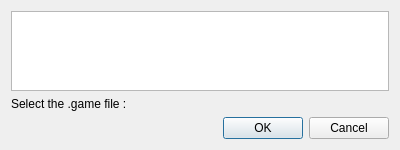
<?xml version="1.0" encoding="UTF-8"?>
<ui version="4.0">
 <class>game_loader</class>
 <widget class="QDialog" name="game_loader">
  <property name="geometry">
   <rect>
    <x>0</x>
    <y>0</y>
    <width>400</width>
    <height>150</height>
   </rect>
  </property>
  <property name="sizePolicy">
   <sizepolicy hsizetype="Fixed" vsizetype="Fixed">
    <horstretch>0</horstretch>
    <verstretch>0</verstretch>
   </sizepolicy>
  </property>
  <property name="windowTitle">
   <string>Dialog</string>
  </property>
  <property name="locale">
   <locale language="French" country="France"/>
  </property>
  <layout class="QVBoxLayout" name="verticalLayout">
   <item>
    <widget class="QListView" name="list_files"/>
   </item>
   <item>
    <widget class="QLabel" name="label">
     <property name="text">
      <string>Select the .game file :</string>
     </property>
    </widget>
   </item>
   <item>
    <widget class="QDialogButtonBox" name="buttonBox">
     <property name="orientation">
      <enum>Qt::Horizontal</enum>
     </property>
     <property name="standardButtons">
      <set>QDialogButtonBox::Cancel|QDialogButtonBox::Ok</set>
     </property>
    </widget>
   </item>
  </layout>
 </widget>
 <resources/>
 <connections>
  <connection>
   <sender>buttonBox</sender>
   <signal>accepted()</signal>
   <receiver>game_loader</receiver>
   <slot>accept()</slot>
   <hints>
    <hint type="sourcelabel">
     <x>248</x>
     <y>254</y>
    </hint>
    <hint type="destinationlabel">
     <x>157</x>
     <y>274</y>
    </hint>
   </hints>
  </connection>
  <connection>
   <sender>buttonBox</sender>
   <signal>rejected()</signal>
   <receiver>game_loader</receiver>
   <slot>reject()</slot>
   <hints>
    <hint type="sourcelabel">
     <x>316</x>
     <y>260</y>
    </hint>
    <hint type="destinationlabel">
     <x>286</x>
     <y>274</y>
    </hint>
   </hints>
  </connection>
 </connections>
</ui>
